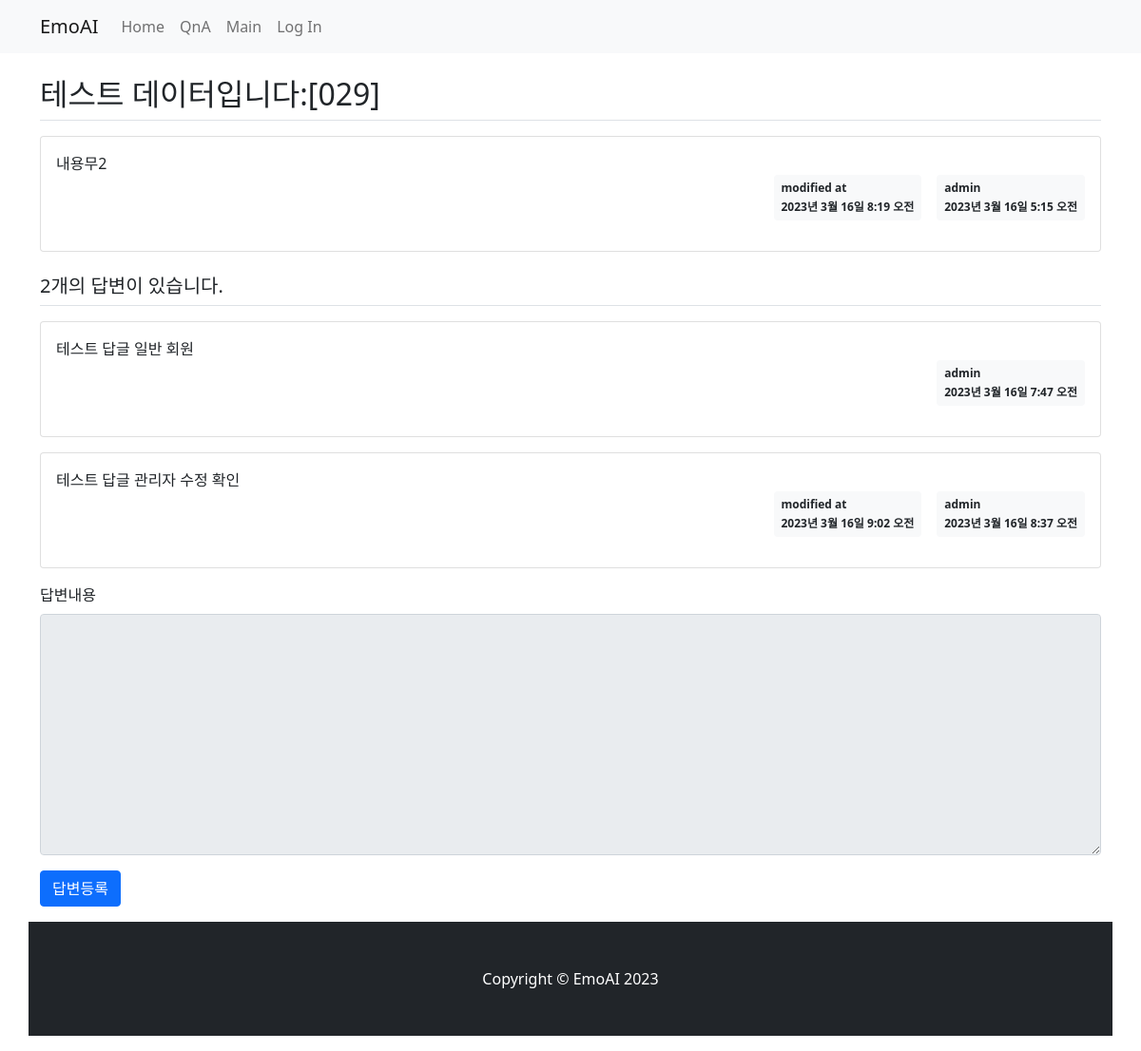
The page /QnA/32/ on the database as committed earlier.
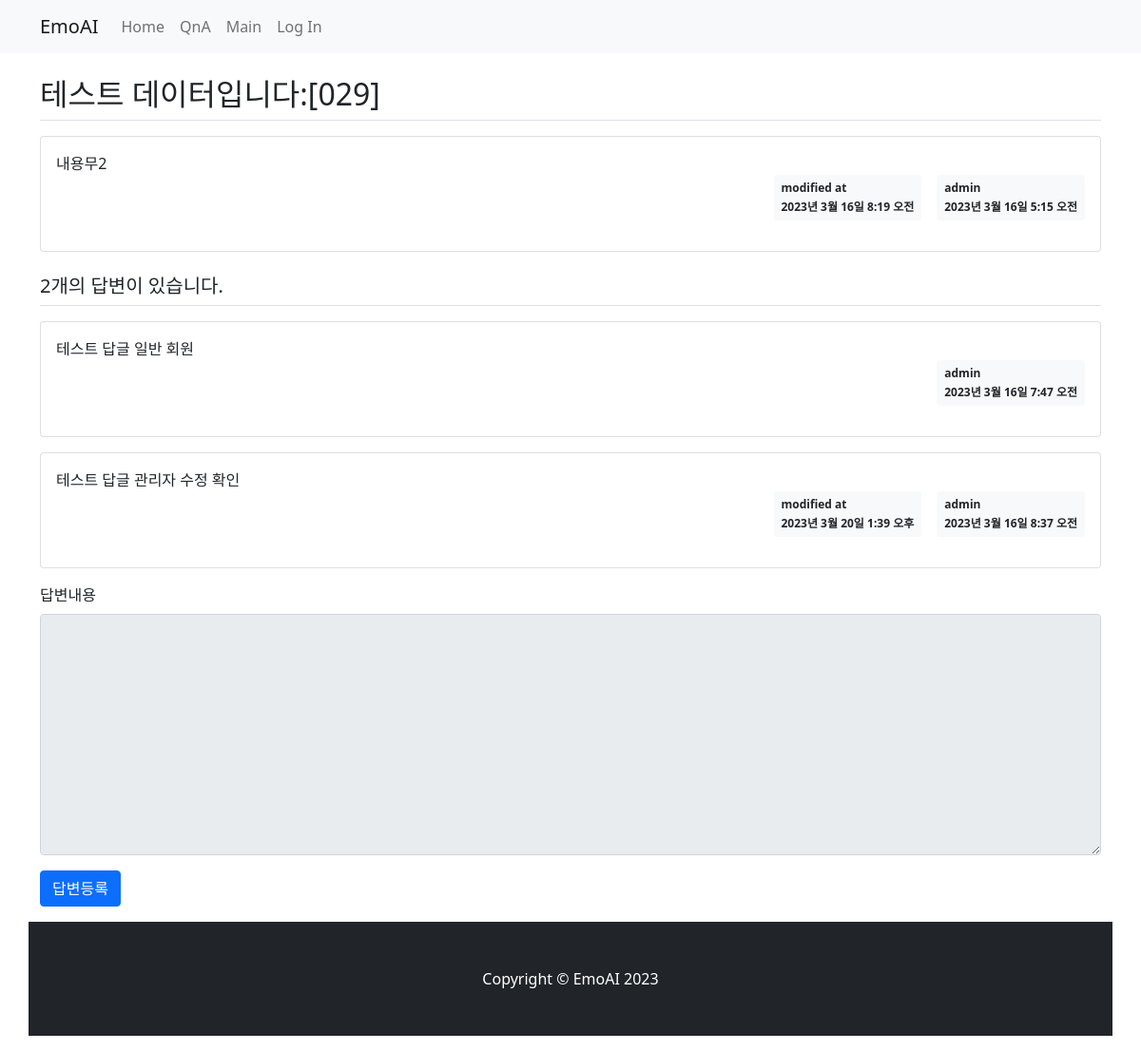
The same page on the database as committed later.
### QnA/models.py (models this page shows, shortened)
class Question(models.Model):
    author = models.ForeignKey(User, on_delete=models.CASCADE)
    subject = models.CharField(max_length=200)
    content = models.TextField()
    create_date = models.DateTimeField()
    modify_date = models.DateTimeField(null=True, blank=True)

class Answer(models.Model):
    author = models.ForeignKey(User, on_delete=models.CASCADE)
    question = models.ForeignKey(Question, on_delete=models.CASCADE)
    content = models.TextField()
    create_date = models.DateTimeField()
    modify_date = models.DateTimeField(null=True, blank=True)

### QnA/views.py (the view)
# urls.py: path('<int:question_id>/', views.detail, name='detail'),
def detail(request, question_id):
    question = get_object_or_404(Question, pk=question_id)
    context = {'question': question}
    return render(request, 'QnA/question_detail.html', context)

### templates/QnA/question_detail.html (shortened to what this page needs)
{% extends 'base.html' %}
{% block content %}
<div class="container my-3">
    <h2 class="border-bottom py-2">{{ question.subject }}</h2>
    <div class="card my-3">
        <div class="card-body">
            <div class="card-text" style="white-space: pre-line;">{{ question.content }}</div>
            <div class="d-flex justify-content-end">
                {% if question.modify_date %}
                <div class="badge bg-light text-dark p-2 text-start mx-3">
                    <div class="mb-2">modified at</div>
                    <div>{{ question.modify_date }}</div>
                </div>
                {% endif %}
                <div class="badge bg-light text-dark p-2 text-start">
                    <div class="mb-2">{{ question.author.username }}</div>
                    <div>{{ question.create_date }}</div>
                </div>
            </div>
        </div>
    </div>
    <h5 class="border-bottom my-3 py-2">{{question.answer_set.count}}개의 답변이 있습니다.</h5>
    {% for answer in question.answer_set.all %}
    <div class="card my-3">
        <div class="card-body">
            <div class="card-text" style="white-space: pre-line;">{{ answer.content }}</div>
            <div class="d-flex justify-content-end">
                {% if answer.modify_date %}
                <div class="badge bg-light text-dark p-2 text-start mx-3">
                    <div class="mb-2">modified at</div>
                    <div>{{ answer.modify_date }}</div>
                </div>
                {% endif %}
                <div class="badge bg-light text-dark p-2 text-start">
                    <div class="mb-2">{{ answer.author.username }}</div>
                    <div>{{ answer.create_date }}</div>
                </div>
            </div>
        </div>
    </div>
    {% endfor %}
    <form action="{% url 'QnA:answer_create' question.id %}" method="post" class="my-3">
        <div class="mb-3">
            <label for="content" class="form-label">답변내용</label>
            <textarea {% if not user.is_authenticated %}disabled{% endif %}
              name="content" id="content" class="form-control" rows="10"></textarea>
        </div>
        <input type="submit" value="답변등록" class="btn btn-primary">
    </form>
</div>
{% endblock %}

### templates/base.html (shortened to what this page needs)
{% load static %}
<!doctype html>
<html lang="ko">
<head>
    {% include 'navbar.html' %}
    <link rel="stylesheet" type="text/css" href="{% static 'bootstrap.min.css' %}">
    <link rel="stylesheet" type="text/css" href="{% static 'style.css' %}">
</head>
<body>
{% block content %}
{% endblock %}
    <div class="container my-3">
        <div class="row">
{% include 'footer.html' %}
</body>
</html>

### templates/navbar.html (shortened to what this page needs)
<nav class="navbar navbar-expand-lg navbar-light bg-light">
    <div class="container">
        <a class="navbar-brand" href="/">EmoAI</a>
        <div class="collapse navbar-collapse" id="navbarNavDropdown">
            <ul class="navbar-nav">
                <li class="nav-item active">
                    <a class="nav-link" href="/">Home </a>
                </li>
                <li class="nav-item">
                    <a class="nav-link" href="/QnA/">QnA</a>
                </li>
                <li class="nav-item">
                    <a class="nav-link" href="/main/">Main</a>
                </li>
            </ul>
            <ul class="navbar-nav ml-auto">
                {% if user.is_authenticated %}
                    <li class="nav-item dropdown">
                        <a class="nav-link dropdown-toggle" href="#" id="navbarDropdownMenuLink" role="button" data-toggle="dropdown" aria-haspopup="true" aria-expanded="false">
                            {% if user.socialaccount_set.all.first.get_avatar_url %}
                            <img class="rounded-circle" width="25px" src="{{ user.socialaccount_set.all.first.get_avatar_url }}" >
                            {% endif %}
                            &nbsp;
                            {{ user.username }}
                        </a>
                        <div class="dropdown-menu" aria-labelledby="navbarDropdownMenuLink">
                            <a class="dropdown-item" href="/accounts/logout/">Log Out</a>
                        </div>
                    </li>
                {% else %}
                    <li class="nav-item">
                        <a class="nav-link" href="#" data-toggle="modal" data-target="#loginModal">Log In</a>
                    </li>
                {% endif %}
            </ul>
        </div>
    </div>
</nav>

### templates/footer.html
<footer class="py-5 bg-dark">
    <div class="container">
        <p class="m-0 text-center text-white">
            Copyright &copy; EmoAI 2023
        </p>
    </div>
</footer>

Rows that differ between the two databases and show on the page:
changed Answer "테스트 답글 관리자 수정 확인": modify_date "2023년 3월 16일 9:02 오전" → "2023년 3월 20일 1:39 오후"
